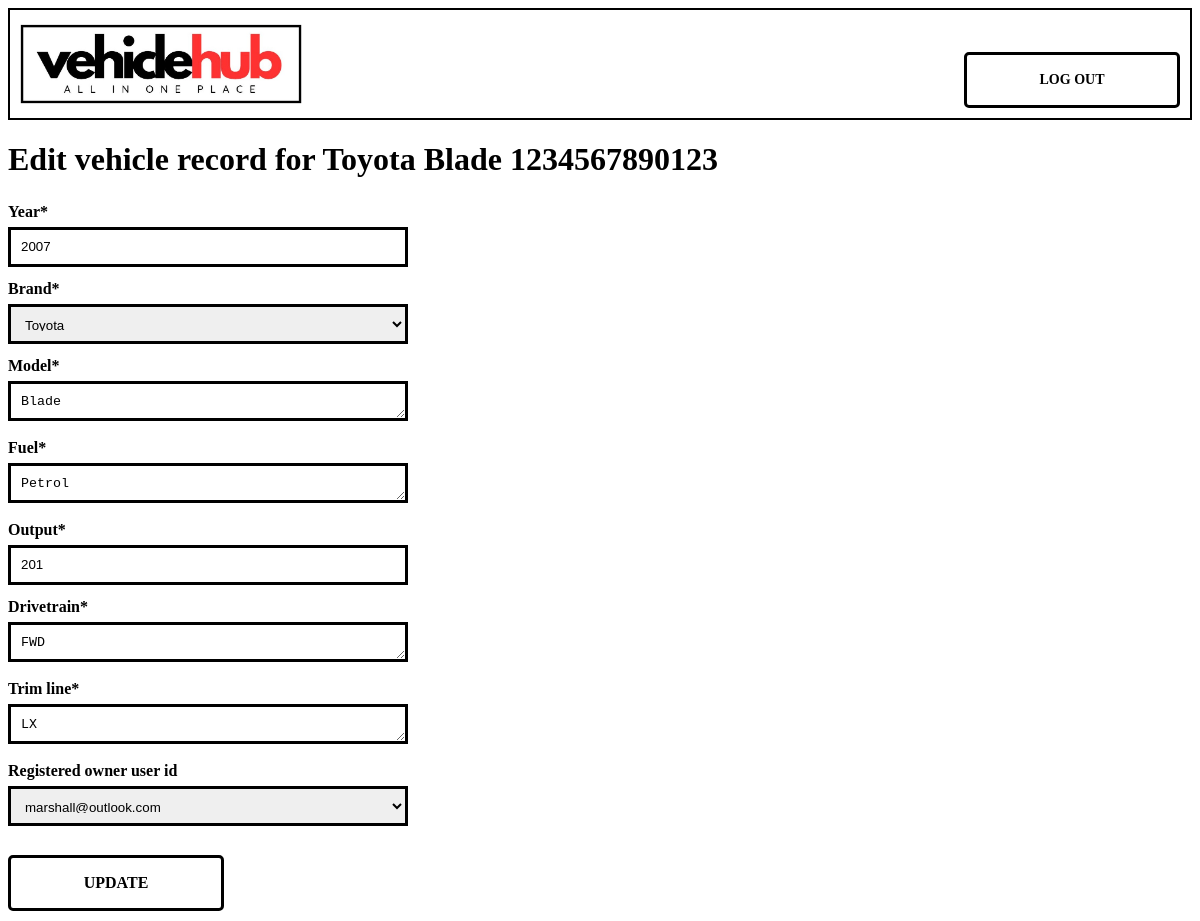
/vehiclehub/vehicle/6/KKT420/edit, run on the app's committed database.
### VehicleHub/models.py (models this page shows, shortened)
class Vehicle(models.Model):
    VIN = models.TextField(max_length=20, null=False)
    year = models.IntegerField(null=False)
    brand = models.ForeignKey(VehicleMake, on_delete=models.CASCADE)
    model = models.TextField(max_length=20, null=False)
    fuel = models.TextField(max_length=20, null=False)
    output = models.IntegerField(null=False)
    drivetrain = models.TextField(max_length=20, null=False)
    trim_line = models.TextField(max_length=20, null=False)
    registered_owner_user_id = models.ForeignKey(CustomUser, on_delete=models.CASCADE, null=True)

class VehicleMake(models.Model):
    brand = models.TextField(max_length=30, null=False)
    logo_url = models.URLField(max_length=200, null=True, blank=True)
    def __str__(self):
        return self.brand

### VehicleHub/views.py (the view, shortened to what this page needs)
# urls.py: path("vehicle/<int:pk>/<str:plate>/edit", views.VehicleUpdateView.as_view(), name = "vehicle_edit" ),
class VehicleUpdateView(UpdateView):
    model = Vehicle
    fields = ['year', 'brand', 'model', 'fuel', 'output', 'drivetrain', 'trim_line', 'registered_owner_user_id']
    template_name = "record_edit.html"
    success_url = reverse_lazy('search_edit_details')
    def get_context_data(self, **kwargs):
        context = super().get_context_data(**kwargs)
        context['my_model'] = self.kwargs.get('plate') + ' CustomsRecord'
        return context
    def get_form(self, form_class=None):
        form = super().get_form(form_class)
        form.fields['registered_owner_user_id'].required = False
        return form

### VehicleHub/models.py (called while the page is built)
    def __str__(self):
        return self.email

### VehicleHub/templates/record_edit.html
{% extends "base.html" %}
{% load static %}
{% load crispy_forms_tags %}
{% block content %}
<h1>Edit vehicle record for {{vehicle.brand}} {{vehicle.model}} {{vehicle.VIN}} {{CustomsRecord.id}}
</h1>
<form class="input-form" action="" method="post">{% csrf_token %}
      <h3>
        {{ form|crispy }}
      </h3>
      <div class="auth_link">
        <button type="submit" class="auth-button">UPDATE</button>
      </div>
  </form>
{% endblock content %}

### VehicleHub/static/css/base.css (style rules this page uses)
body { font-family: "Tahoma" }
.auth_link { color: black; text-decoration: none; border: 3px solid black; padding: 5px; display: flex; justify-content: center; align-items: center; width: 200px; height: 40px; text-align: center; border-radius: 5px; }
.auth-button { background: none; border: none; padding: 0; font-family: inherit; font-size: inherit; font-weight: bold; color: inherit; cursor: pointer; }
.auth_link { text-align: center; }
.input-form, .input-field { width: 400px; margin-bottom: 10px; }
.input-form label { font-size: 16px; font-weight: bold; }
.input-form textarea, .input-form input[type="text"], .input-form input[type="password"], .input-form input[type="email"], .input-form select, .input-form input[type="number"], .input-form input[type="checkbox"] { width: 100%; box-sizing: border-box; padding: 10px; margin-top: 5px; margin-bottom: 10px; height: 40px; border: solid black 3px; }

### data on the page
Vehicle: brand "Toyota", model "Blade", VIN "1234567890123", year "2007", fuel "Petrol", output "201", drivetrain "FWD", trim_line "LX", registered_owner_user_id "marshall@outlook.com"
VehicleMake: brand "Toyota"
